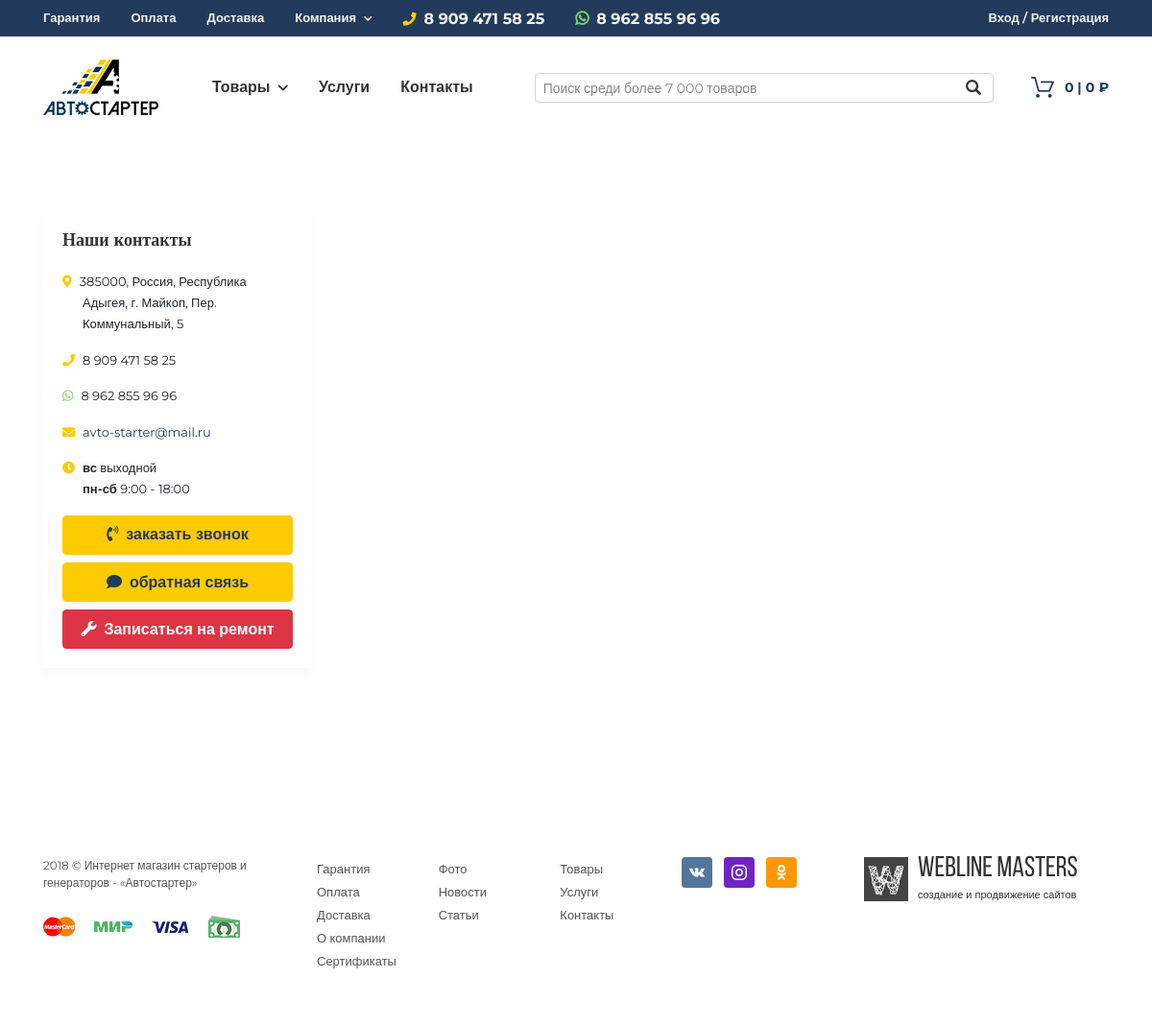
/contacts/, run on the app's committed database.
### landing/models.py (models this page shows, shortened)
class TopMenuPoint(models.Model):
    point = models.ForeignKey(FlatPage, on_delete=models.CASCADE, verbose_name='Страница')
    my_order = models.PositiveIntegerField(default=0, blank=False, null=False, verbose_name='Сортировка')
    class Meta:
        verbose_name = 'Пункт верхнего меню'
        verbose_name_plural = 'Пункты верхнего меню'
        ordering = ['my_order']

### contacts/models.py (models this page shows, shortened)
class Phone(models.Model):
    contact = models.ForeignKey('Contact', on_delete=models.CASCADE, verbose_name='Контакт', related_name='phones')
    phone = models.CharField(max_length=20, verbose_name='Телефон', null=True)
    class Meta:
        verbose_name = 'Телефон'
        verbose_name_plural = 'Телефоны'

class Messenger(models.Model):
    name = models.CharField(max_length=250, verbose_name='Название мессенджера')
    contact = models.ForeignKey('Contact', on_delete=models.CASCADE, verbose_name='Контакт', related_name='messengers')
    number = models.CharField(max_length=20, verbose_name='Номер', null=True)
    class Meta:
        verbose_name = 'Мессенджер'
        verbose_name_plural = 'Мессенджеры'

class Address(models.Model):
    contact = models.ForeignKey('Contact', on_delete=models.CASCADE, verbose_name='Контакт', related_name='addresses')
    address = models.CharField(max_length=250, verbose_name='Адрес', null=True)
    class Meta:
        verbose_name = 'Адрес'
        verbose_name_plural = 'Адреса'

class Email(models.Model):
    contact = models.ForeignKey('Contact', on_delete=models.CASCADE, verbose_name='Контакт', related_name='emails')
    email = models.CharField(max_length=250, verbose_name='E-mail', null=True)
    class Meta:
        verbose_name = 'E-mail'
        verbose_name_plural = 'E-mail'

class Schedule(models.Model):
    contact = models.ForeignKey('Contact', on_delete=models.CASCADE, verbose_name='Контакт', related_name='schedules')
    days_point = models.CharField(max_length=250, verbose_name='Дни недели', null=True)
    time_point = models.CharField(max_length=250, verbose_name='Время работы', null=True)
    class Meta:
        verbose_name = 'Пункт'
        verbose_name_plural = 'Режим работы'

class SocialLink(models.Model):
    contact = models.ForeignKey('Contact', on_delete=models.CASCADE, verbose_name='Контакт', related_name='social_links')
    name = models.CharField(max_length=250, verbose_name='Название социальной сети')
    social_link = models.URLField(max_length=250, verbose_name='Ссылка')
    class Meta:
        verbose_name = 'Социальная сеть'
        verbose_name_plural = 'Социальные сети'

### profiles/decorators.py (the view, shortened to what this page needs)
    def wrap(request, *args, **kwargs):
        request.recaptcha_is_valid = None
        return function(request, *args, **kwargs)

### templates/contacts/contacts.html (shortened to what this page needs)
{% extends 'base.html' %}
{% load static %}
{% block content %}
    <div class="container">
        <div class="row">
            <div class="col-xl-3">
                <div class="contacts-info">
                    <h1>Наши контакты</h1>
                    <address>
                        <ul class="list-unstyled">
                            <li>
                                <i class="fas fa-map-marker-alt i-pre" style="color:#fecb00;"></i>{% for address in addresses %}{{ address.address }}<br>{% endfor %}
                            </li>
                            <li>
                                <i class="fas fa-phone i-pre" style="color:#fecb00;"></i>{% for phone in phones %}{{ phone.phone }}<br>{% endfor %}
                            </li>
                            <li>
                                <i class="fab fa-whatsapp i-pre" style="color:#7ad06d;"></i>{% for messenger in messengers %}{{ messenger.number }}<br>{% endfor %}
                            </li>
                            <li>
                                <i class="fas fa-envelope i-pre" style="color:#fecb00;"></i>{% for email in emails %}<a href="mailto:{{ email.email }}">{{ email.email }}</a><br>{% endfor %}
                            </li>
                            <li>
                                <i class="fas fa-clock i-pre" style="color:#fecb00;"></i>{% for point in schedule %}<b>{{ point.days_point }}</b> {{ point.time_point }}<br>{% endfor %}
                            </li>
                        </ul>
                    </address>
                    <a class="btn btn-primary btn-block" href="#" role="button" data-toggle="modal" data-target="#exampleModal"><i class="fas fa-phone-volume i-pre"></i>заказать звонок</a>
                    <a class="btn btn-primary btn-block" href="#" role="button" data-toggle="modal" data-target="#exampleModal2"><i class="fas fa-comment i-pre"></i>обратная связь</a>
                    <a class="btn btn-danger btn-block" href="#" role="button" data-toggle="modal" data-target="#exampleModal3"><i class="fas fa-wrench i-pre"></i>Записаться на ремонт</a>
                </div>
            </div>
        </div>
    </div>
    <div id="MapContacts" style="width: 100%; height: 700px"></div>
{% endblock %}

### templates/base.html (shortened to what this page needs)
{% load static %}
<!doctype html>
<html lang="ru">
    <head>
        <link rel="stylesheet" href="{% static 'css/bootstrap.min.css' %}">
        <link rel="stylesheet" href="https://use.fontawesome.com/releases/v5.6.3/css/all.css">
        <link rel="stylesheet" href="{% static 'css/smartphoto.min.css' %}">
        <link rel="stylesheet" href="{% static 'css/style.css' %}">
    </head>
    <body>
        <nav class="navbar navbar-expand-lg navbar-dark bg-secondary d-none d-lg-block">
            <div class="container">
                <div class="collapse navbar-collapse">
                    <ul class="navbar-nav">
                        {% for point in main_points %}
                            <li class="nav-item">
                                <a class="nav-link" href="{{ point.point.url }}">{{ point.point.title }}</a>
                            </li>
                        {% endfor %}
                        <li class="nav-item dropdown">
                            <a class="nav-link dropdown-toggle" href="#">
                                Компания<i class="fas fa-chevron-down fa-xs i-post"></i>
                            </a>
                        </li>
                    </ul>
                    <span class="navbar-text">
                        <i class="fas fa-phone i-pre fa-sm" style="color:#fecb00;"></i>{{ phone.phone }}
                    </span>
                    <span class="navbar-text">
                        <i class="fab fa-whatsapp i-pre" style="color:#7ad06d;"></i>{{ messenger.number }}
                    </span>
                    <ul class="navbar-nav ml-auto">
                        {% if user.is_authenticated %}
                            <li class="nav-item dropdown">
                                <a class="nav-link dropdown-toggle" href="{% url 'profile' %}">
                                    <i class="fas fa-user i-pre" style="color:#fecb00;"></i>{{ user.username }}<i class="fas fa-chevron-down fa-xs i-post"></i>
                                </a>
                                <div class="dropdown-menu pt-3">
                                    <a class="dropdown-item" href="{% url 'profile' %}">Профиль</a>
                                    <a class="dropdown-item" href="{% url 'orders' %}">Заказы</a>
                                    <div class="dropdown-divider"></div>
                                    <a class="dropdown-item" href="{% url 'signout' %}">Выход</a>
                                </div>
                            </li>
                        {% else %}
                            <li class="nav-item">
                                <a class="nav-link" href="{% url 'signin' %}">Вход / Регистрация</a>
                            </li>
                        {% endif %}
                    </ul>
                </div>
            </div>
        </nav>
        <nav class="navbar navbar-expand-lg navbar-light sticky mb-3">
            <div class="container">
                <a class="navbar-brand" href="{% url 'index' %}">
                    <img src="{% static 'images/logo-header.png' %}" alt="" class="top-logo d-lg-block d-none">
                </a>
                <div class="collapse navbar-collapse">
                    <ul class="navbar-nav mx-0 mx-xl-4">
                        <li class="nav-item dropdown dropdown-mega">
                            <a class="nav-link dropdown-toggle" href="#" role="button" data-toggle="dropdown">
                                Товары<i class="fas fa-chevron-down fa-xs i-post"></i>
                            </a>
                        </li>
                        <li class="nav-item">
                            <a class="nav-link" href="{% url 'catalog' %}">Услуги</a>
                        </li>
                        <li class="nav-item">
                            <a class="nav-link" href="{% url 'contacts' %}">Контакты</a>
                        </li>
                    </ul>
                    <form class="input-group input-group-sm input-search mx-0 mx-xl-4" action="{% url 'search_products' %}">
                        <input type="text" name="query" class="form-control is-mouse-focused" value="{{ request.GET.query }}" placeholder="Поиск среди более 7 000 товаров">
                        <div class="input-group-append">
                            <button class="btn is-mouse-focused" type="submit"></button>
                        </div>
                    </form>
                    <ul class="navbar-nav">
                        <li class="nav-item">
                            <a class="cart-info nav-link have-icon cart-link i-cart mr-0" href="{% url 'cart' %}">{{ cart_len }} | {{ cart.get_total_price }} ₽</a>
                        </li>
                    </ul>
                </div>
            </div>
        </nav>
        {% block content %}{% endblock %}
        <footer class="footer">
            <div class="container">
                <div class="row">
                    <div class="col-xl-3 col-md-6">
                        <p class="footer-company-name">2018 © Интернет магазин стартеров и генераторов - «Автостартер»</p>
                        <ul class="list-inline list-payments">
                            <li class="list-inline-item">
                                <a href="#" title="">
                                    <img src="{% static 'images/i-p1.png' %}" alt="...">
                                </a>
                            </li>
                            <li class="list-inline-item">
                                <a href="#" title="">
                                    <img src="{% static 'images/i-p2.png' %}" alt="...">
                                </a>
                            </li>
                            <li class="list-inline-item">
                                <a href="#" title="">
                                    <img src="{% static 'images/i-p3.png' %}" alt="...">
                                </a>
                            </li>
                            <li class="list-inline-item">
                                <a href="#" title="">
                                    <img src="{% static 'images/i-p4.png' %}" alt="...">
                                </a>
                            </li>
                        </ul>
                    </div>
                    <div class="col-xl-4 col-md-6">
                        <div class="row">
                            <div class="col-sm-4">
                                <ul class="list-unstyled">
                                    {% for point in main_points %}
                                        <li><a href="{{ point.point.url }}" title="">{{ point.point.title }}</a></li>
                                    {% endfor %}
                                    {% for point in drop_points %}
                                        <li><a href="{{ point.point.url }}" title="">{{ point.point.title }}</a></li>
                                    {% endfor %}
                                </ul>
                            </div>
                            <div class="col-sm-4">
                                <ul class="list-unstyled">
                                    <li><a href="{% url 'gallery' %}" title="">Фото</a></li>
                                    <li><a href="{% url 'news' %}" title="">Новости</a></li>
                                    <li><a href="{% url 'articles' %}" title="">Статьи</a></li>
                                </ul>
                            </div>
                            <div class="col-sm-4">
                                <ul class="list-unstyled">
                                    <li><a href="{% url 'catalog' %}" title="">Товары</a></li>
                                    <li><a href="{% url 'catalog' %}" title="">Услуги</a></li>
                                    <li><a href="{% url 'contacts' %}" title="">Контакты</a></li>
                                </ul>
                            </div>
                        </div>
                    </div>
                    <div class="col-xl-2 col-md-6">
                        <ul class="list-inline">
                            {% for social_link in social_links %}
                            <li class="list-inline-item">
                                <a href="{{ social_link.social_link }}" target="_blank" title="" class="footer-social {{ social_link.name }}"></a>
                            </li>
                            {% endfor %}
                        </ul>
                    </div>
                    <div class="col-xl-3 col-md-6">
                        <a class="devlogo" href="http://wlms.info" target="_blank">
                            <img src="{% static 'images/devlogo.png' %}" alt="...">
                            <div class="devlogo-text">
                                <span>Webline Masters</span>
                                <span>создание и продвижение сайтов</span>
                            </div>
                        </a>
                    </div>
                </div>
            </div>
        </footer>
    </body>
</html>

### data on the page
TopMenuPoint: point "Гарантия"
TopMenuPoint: point "Оплата"
TopMenuPoint: point "Доставка"
Phone: phone "8 909 471 58 25"
Messenger: number "8 962 855 96 96"
Address: address "385000, Россия, Республика Адыгея, г. Майкоп, Пер. Коммунальный, 5"
Email: email "avto-starter@mail.ru"
Schedule: days_point "вс", time_point "выходной"
Schedule: days_point "пн-сб", time_point "9:00 - 18:00"
TopMenuPoint: point "О компании"
TopMenuPoint: point "Сертификаты"
SocialLink: shows a picture
SocialLink: shows a picture
SocialLink: shows a picture

### other printed values
{{ cart_len }} "0"
{{ cart.get_total_price }} "0"
